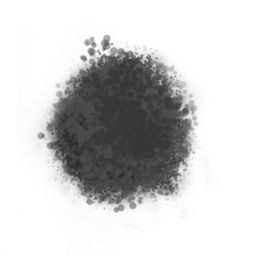
#> input picture project/assets/images/map/props/bush_1.png, 256 x 256 px, given as the content of the folder ../../project/assets/images/map/props/bush_1.png, which was not available
$ python prep_sprites.py ../../project/assets/images/map/props/bush_1.png ../../project/assets/images/map/props/bush_2.png
#> lines starting #> are read from the running program, lines starting #| are printed output that depends on the picture
#> in main, im is the input picture: PIL image 256x256 RGBA; mean R, G, B, A 17.9, 17.9, 17.9, 62.9
"""Prepares prop sprites for the game and writes sprite_catalogue.json.

Usage: python prep_sprites.py inputs/sprites <repo>/project

Sources are named <group>_<name>.png:
  tree_branches_*  slices of a bare tree; the game layers 2-3 per tree
  bush_*           scrub
  vehicle_*        top-down vehicles, drawn with the front facing up
  stall_*          market stalls, drawn with the counter along x and the
                   front facing +y; stall_<name>_broken.png is the broken
                   stall on the same canvas and scale
  hut_*            industrial huts and cabins, long side along x;
                   hut_<name>_broken.png is the ruin on the same canvas
  clutter_*        small yard items (drums, pallets, a cable reel ...)

Outputs go to assets/images/map/props/:
  tree_<n>.png, bush_<n>.png   resized (trees 512 px, bushes 256 px)
  vehicle_<name>.png           turned to face +x (Godot rotation 0), size kept
  stall_<name>.png, stall_<name>_broken.png   copied as they are
  hut_<name>.png, hut_<name>_broken.png, clutter_<name>.png   copied as they are

Vehicle sprites are not all drawn to one scale, so VEHICLES gives each one's
real length and its prop kind. Its width follows from the sprite's shape.
mass_kg and shot_block (the chance a shot passing through it is stopped) go
to the VehicleField. source is the salvage source kind the vehicle is (see
salvage.py), or none. STALLS gives each stall's real counter length and its
variant order (0 lean-to, 1 canopy, 2 table with crates, 3 hand cart).

The buses, military vehicles, container truck, containers and stalls are
placeholders drawn by make_placeholders.py until the real art exists.

sprite_catalogue.json: {kind: [{file, span, length_m, width_m, ...}]}. span is
the fraction of the image width the drawn body covers, so the game can size
a sprite from the spawn size. Stall entries also name their "broken" file,
which shares the intact sprite's canvas, scale and span. The hut list holds
the intact huts (HUTS order) and then their ruins ("ruin": true) in the same
order: a hut spawned with a ruin's variant is a ruin from the start (see
StallField). A vehicle with spawn weight 0 (the tanker, the dump truck) is
never picked at random; the generator places it by name.
"""
import json
import os
import sys

import numpy as np
from PIL import Image

OUT_DIR = "assets/images/map/props"

# name: kind, real length (m), mass (kg), shot block chance, spawn weight,
# salvage source kind (or None)
VEHICLES = {
    "hatchback": ("vehicle", 4.0, 950, 0.5, 1.0, None),
    "sports": ("vehicle", 4.4, 1300, 0.5, 0.35, None),
    "estate": ("vehicle", 4.8, 1500, 0.5, 1.0, None),
    "suv": ("vehicle", 4.9, 2200, 0.55, 0.8, None),
    "pickup": ("vehicle", 5.3, 2000, 0.55, 0.8, None),
    "ambulance": ("vehicle", 6.0, 3500, 0.65, 0.12, None),
    "minibus": ("truck", 7.0, 4200, 0.7, 1.0, None),
    "fire_engine": ("truck", 9.5, 14000, 0.85, 0.25, None),
    "container_truck": ("truck", 16.5, 15000, 0.85, 0.3, "container_truck"),
    "tanker": ("truck", 10.0, 22000, 0.85, 0.0, "tanker"),
    "dump_truck": ("truck", 8.5, 20000, 0.85, 0.0, "dump_truck"),
    "bus_city": ("bus", 12.0, 12000, 0.8, 1.0, "bus"),
    "bus_coach": ("bus", 12.2, 13000, 0.8, 0.6, "bus"),
    "tank_west": ("military", 9.8, 60000, 0.95, 0.5, "tank"),
    "tank_east": ("military", 9.5, 45000, 0.95, 0.5, "tank"),
    "apc": ("military", 7.6, 14000, 0.9, 1.0, "military_vehicle"),
    "military_truck": ("military", 8.0, 9000, 0.75, 1.0, "military_vehicle"),
    "container_20ft_a": ("container", 6.06, 25000, 0.95, 1.0, "shipping_container"),
    "container_20ft_b": ("container", 6.06, 25000, 0.95, 1.0, "shipping_container"),
    "container_40ft": ("container", 12.19, 30000, 0.95, 0.6, "shipping_container"),
    "metro_cab": ("railcar", 20.0, 40000, 0.95, 0.0, "railcar"),
    "metro_car": ("railcar", 20.0, 38000, 0.95, 0.0, "railcar"),
    "boxcar": ("railcar", 14.0, 28000, 0.95, 0.0, "freight_wagon"),
    "flatcar": ("railcar", 14.0, 25000, 0.5, 0.0, None),
    "flatcar_container": ("railcar", 14.0, 52000, 0.95, 0.0, "shipping_container"),
    "hopper": ("railcar", 12.0, 60000, 0.95, 0.0, "freight_wagon"),
}
# name: real counter length (m); the order is the stall variant order.
STALLS = {"lean_to": 3.2, "canopy": 3.0, "table": 2.5, "hand_cart": 2.2}
# name: real length (m) of the hut's long side; the order is the variant
# order. The ruins follow the intact huts as variants of their own.
HUTS = {"guard": 2.6, "cabin": 6.0, "shed": 4.0, "shelter": 3.2, "kiosk": 2.5, "tent": 5.0}
# name: real length (m); the order is the clutter variant order.
CLUTTER = {"drums": 1.24, "pallets": 1.2, "reel": 1.84, "cylinders": 2.0, "cabinet": 1.3, "hydrant": 0.8,
           "sleepers": 2.9, "skid": 2.4, "rubbish": 2.0, "tyres": 1.6, "crates": 1.6, "sacks": 1.4, "tarp": 2.5,
           "washing": 3.0, "genset": 1.6, "haystack": 2.2, "cart": 2.8, "jerrycans": 1.2, "sandbags": 2.6,
           "fuel_pump": 0.9, "air_post": 0.6, "tyre_stack": 1.8, "engine": 1.3}
# name: height (m) above the ground, for the light shadow the game draws
# (PropSpriteLayer.shadow_heights). A ruined hut is HUT_RUIN_HEIGHT of its
# hut's height; a broken stall casts none. Placeholders.
HEIGHTS = {
    "hatchback": 1.45, "sports": 1.25, "estate": 1.5, "suv": 1.75, "pickup": 1.8, "ambulance": 2.6,
    "minibus": 2.4, "fire_engine": 3.0, "container_truck": 4.0, "tanker": 3.5, "dump_truck": 3.2,
    "bus_city": 3.0, "bus_coach": 3.5, "tank_west": 2.4, "tank_east": 2.3, "apc": 2.4,
    "military_truck": 3.0, "container_20ft_a": 2.6, "container_20ft_b": 2.6, "container_40ft": 2.6,
    "metro_cab": 3.6, "metro_car": 3.6, "boxcar": 4.0, "flatcar": 1.3, "flatcar_container": 3.9, "hopper": 3.8,
    "lean_to": 2.2, "canopy": 2.5, "table": 1.0, "hand_cart": 1.2,
    "guard": 2.6, "cabin": 2.7, "shed": 2.4, "shelter": 2.2, "kiosk": 2.5, "tent": 2.2,
    "drums": 0.9, "pallets": 1.0, "reel": 1.5, "cylinders": 0.5, "cabinet": 1.9, "hydrant": 0.8,
    "sleepers": 0.5, "skid": 1.0, "rubbish": 0.6, "tyres": 0.8, "crates": 1.0, "sacks": 0.6, "tarp": 0.8,
    "washing": 1.8, "genset": 1.3, "haystack": 1.8, "cart": 1.0, "jerrycans": 0.5, "sandbags": 0.8,
    "fuel_pump": 1.9, "air_post": 1.2, "tyre_stack": 0.9, "engine": 0.8,
}
HUT_RUIN_HEIGHT = 0.5
FOLIAGE_SIZE = {"tree": 512, "bush": 256}


def body_bounds(a, thresh=0.08):
    ys, xs = np.nonzero(a[..., 3] > thresh)
    return xs.min(), xs.max() + 1, ys.min(), ys.max() + 1


def resize_premultiplied(im, n):
#> called with n = 256
    a = np.asarray(im).astype(np.float32) / 255
    pm = np.concatenate([a[..., :3] * a[..., 3:], a[..., 3:]], -1)
    small = np.asarray(Image.fromarray((pm * 255).astype(np.uint8)).resize((n, n), Image.LANCZOS)).astype(np.float32) / 255
    al = small[..., 3:]
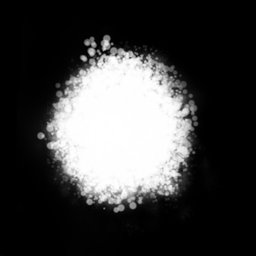
#> al: shape (256, 256, 1) float32; min 0, max 1, mean 0.247
    rgb = np.where(al > 1e-3, small[..., :3] / np.maximum(al, 1e-3), 0)
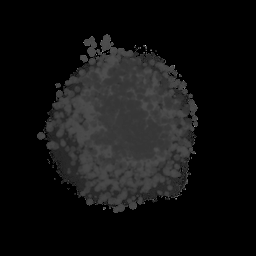
#> rgb: shape (256, 256, 3) float32; min 0, max 0.882, mean 0.0691
    return np.concatenate([np.clip(rgb, 0, 1), al], -1)


def save_if_changed(im, path):
    """Writes the image unless the file already holds the same pixels, so
    an unchanged sprite keeps its file (and Godot's import of it)."""
    if os.path.exists(path):
        old = Image.open(path)
        if old.size == im.size and np.array_equal(np.asarray(old.convert(im.mode)), np.asarray(im)):
            return
    im.save(path)


def main(src, project):
    out = os.path.join(project, OUT_DIR)
    os.makedirs(out, exist_ok=True)
    cat = {}
    counts = {}
    for f in sorted(os.listdir(src)):
        if not f.endswith(".png"):
            continue
        im = Image.open(os.path.join(src, f)).convert("RGBA")
        if f.startswith("tree_branches_") or f.startswith("bush_"):
            kind = "tree" if f.startswith("tree") else "bush"
            counts[kind] = counts.get(kind, 0) + 1
            name = f"{kind}_{counts[kind]}.png"
            a = resize_premultiplied(im, FOLIAGE_SIZE[kind])
            save_if_changed(Image.fromarray((a * 255 + 0.5).astype(np.uint8)), os.path.join(out, name))
            x0, x1, y0, y1 = body_bounds(a)
#> x0 = 37; x1 = 199; y0 = 34; y1 = 213
            span = float(np.mean([(x1 - x0) / a.shape[1], (y1 - y0) / a.shape[0]]))
#> span = 0.666
            cat.setdefault(kind, []).append({"file": name, "span": round(span, 3)})
        elif f.startswith("stall_"):
            if f.endswith("_broken.png"):
                continue
            sname = f[len("stall_"):-4]
            broken = f"stall_{sname}_broken.png"
            save_if_changed(im, os.path.join(out, f))
            if os.path.exists(os.path.join(src, broken)):
                save_if_changed(Image.open(os.path.join(src, broken)).convert("RGBA"), os.path.join(out, broken))
            a = np.asarray(im).astype(np.float32) / 255
            x0, x1, y0, y1 = body_bounds(a)
            cat.setdefault("stall", []).append({
                "file": f, "broken": broken, "span": round((x1 - x0) / a.shape[1], 3),
                "length_m": STALLS[sname], "width_m": round(STALLS[sname] * (y1 - y0) / (x1 - x0), 2),
                "height_m": HEIGHTS[sname], "order": list(STALLS).index(sname),
            })
        elif f.startswith("hut_") or f.startswith("clutter_"):
            kind = "hut" if f.startswith("hut_") else "clutter"
            ruin = f.endswith("_broken.png")
            sname = f[len(kind) + 1:-(len("_broken.png") if ruin else 4)]
            table = HUTS if kind == "hut" else CLUTTER
            save_if_changed(im, os.path.join(out, f))
            # A ruin is on its intact hut's canvas and scale, so it takes that hut's span.
            body = Image.open(os.path.join(src, f"hut_{sname}.png")).convert("RGBA") if ruin else im
            a = np.asarray(body).astype(np.float32) / 255
            x0, x1, y0, y1 = body_bounds(a)
            cat.setdefault(kind, []).append({
                "file": f, "span": round((x1 - x0) / a.shape[1], 3),
                "length_m": table[sname], "width_m": round(table[sname] * (y1 - y0) / (x1 - x0), 2),
                "height_m": round(HEIGHTS[sname] * (HUT_RUIN_HEIGHT if ruin else 1.0), 2), "ruin": ruin, "order": list(table).index(sname) + (len(table) if ruin else 0),
            })
        elif f.startswith("vehicle_"):
            vname = f[len("vehicle_"):-4]
            kind, length, mass, block, weight, source = VEHICLES[vname]
            turned = im.rotate(-90, expand=True)
            name = f"vehicle_{vname}.png"
            save_if_changed(turned, os.path.join(out, name))
            a = np.asarray(turned).astype(np.float32) / 255
            x0, x1, y0, y1 = body_bounds(a)
            body_len = x1 - x0
            # Median width along the length, so wing mirrors don't count.
            body_wid = float(np.median((a[:, x0:x1, 3] > 0.08).sum(0)))
            cat.setdefault(kind, []).append({
                "file": name, "span": round(body_len / a.shape[1], 3),
                "length_m": length, "width_m": round(float(length * body_wid / body_len), 2),
                "height_m": HEIGHTS[vname], "mass_kg": mass, "shot_block": block, "weight": weight, "source": source,
            })
    for kind in ("stall", "hut", "clutter"):
        if kind in cat:
            cat[kind].sort(key=lambda e: e.pop("order"))
    with open(os.path.join(os.path.dirname(os.path.abspath(__file__)), "sprite_catalogue.json"), "w", encoding="utf-8") as fh:
        json.dump(cat, fh, indent=1)
    return cat


if __name__ == "__main__":
    for k, v in main(sys.argv[1], sys.argv[2]).items():
        print(k, [(e["file"], e.get("length_m"), e.get("width_m")) for e in v])
#| bush [('bush_1.png', None, None)]

$ run again, on project/assets/images/map/props/bush_6.png
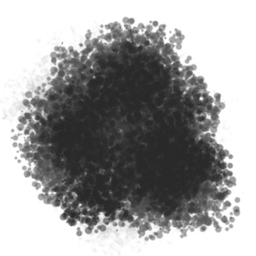
#> input picture project/assets/images/map/props/bush_6.png, 256 x 256 px, given as the content of the folder ../../project/assets/images/map/props/bush_6.png, which was not available
#> in main, im is the input picture: PIL image 256x256 RGBA; mean R, G, B, A 32.7, 32.7, 32.7, 120
#> in resize_premultiplied, `rgb = np.where(al > 1e-3, small[..., :3] / np.maximum(al, 1e-3), 0)`:
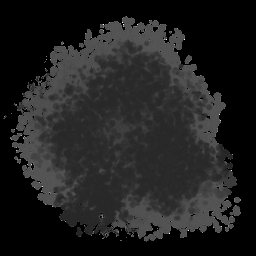
#> rgb: shape (256, 256, 3) float32; min 0, max 1, mean 0.127
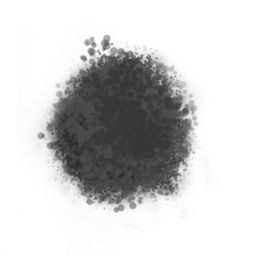
#> input picture project/assets/images/map/props/bush_1.png, 256 x 256 px, given as the content of the folder ../../project/assets/images/map/props/bush_6.png, which was not available
#> in save_if_changed, old is the input picture: PIL image 256x256 RGBA; mean R, G, B, A 17.9, 17.9, 17.9, 62.9
#> x0 = 3; x1 = 241; y0 = 16; y1 = 245
#> span = 0.912
#| bush [('bush_1.png', None, None)]
